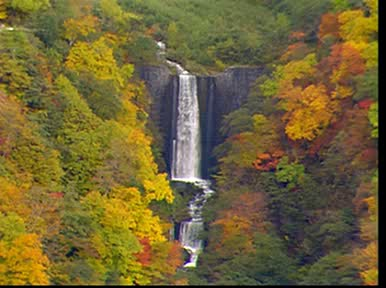
#> input picture major/frames/frame0.jpg, 386 x 288 px, found by its file name; the run also reads 1 picture not shown here
$ python test.py   (Python 2 division)   (older library calls are emulated)
#> lines starting #> are read from the running program, lines starting #| are printed output that depends on the picture; after the words box and inside, x2 and y2 are one past the last pixel; in counts of white or black regions, pixels touching at a corner belong together; long printed decimals are rounded
from skimage.measure import compare_ssim
import cv2
import imutils


def getEntropy(img1,img2):
	im = cv2.absdiff(img1,img2)
	return sum(sum(sum(im)))
imageA = cv2.imread('frame0.jpg')
#> imageA is the input picture: shape (288, 386, 3); mean B, G, R 53.4, 99.7, 113.2
imageB = cv2.imread('frame1.jpg')


def getAvgObjArea(img):
	thresh = cv2.threshold(diff, 0, 255,
	cv2.THRESH_BINARY_INV | cv2.THRESH_OTSU)[1]
	cnts = cv2.findContours(thresh.copy(), cv2.RETR_EXTERNAL,
		cv2.CHAIN_APPROX_SIMPLE)
	cnts = cnts[0] if imutils.is_cv2() else cnts[1]
	numofcnts = 0
	area = 0.0
	for cnt in cnts:
		area+=cv2.contourArea(cnt)
		numofcnts+=1
	return numofcnts,area/numofcnts


# print getEntropy(imageA,imageB)
# convert the images to grayscale
grayA = cv2.cvtColor(imageA, cv2.COLOR_BGR2GRAY)
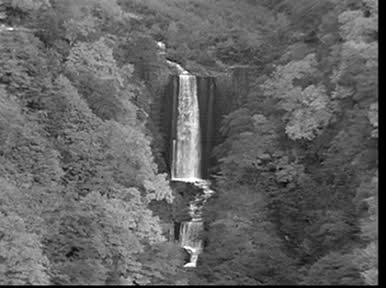
#> grayA: shape (288, 386); min 0, max 255, mean 98.4
grayB = cv2.cvtColor(imageB, cv2.COLOR_BGR2GRAY)

(score, diff) = compare_ssim(grayA, grayB, full=True)
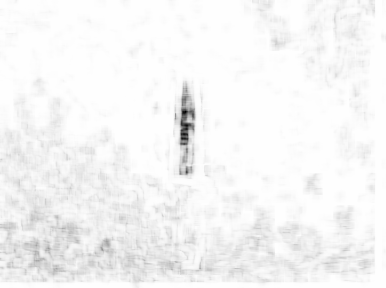
#> diff: shape (288, 386) float64; min -0.0902, max 1, mean 0.961; drawn with min black and max white
#> score = 0.96
# print diff
diff = (diff * 255).astype("uint8")
print getAvgObjArea(diff)
#> in getAvgObjArea, `thresh = cv2.threshold(diff, 0, 255, cv2.THRESH_BINARY_INV | cv2.THRES..`:
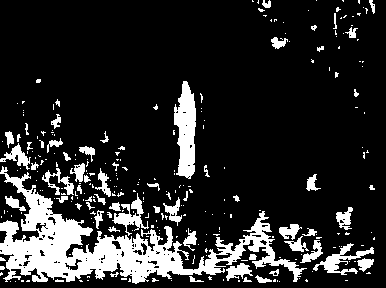
#> thresh: shape (288, 386); 16.3% white; 278 white regions (217 under 20 px)
#> in getAvgObjArea, `cnts = cv2.findContours(thresh.copy(), cv2.RETR_EXTERNAL, cv2.CHAIN_AP..`: cnts = 278 contours, 238 with area under 20; largest, box (x1, y1, x2, y2) and area: (0, 166, 307, 284) 9574, (174, 81, 196, 179) 1394, (313, 243, 374, 275) 446, (112, 193, 149, 236) 384, (0, 143, 31, 170) 234
#> the loop in getAvgObjArea, `for cnt in cnts:` made 278 passes
#> area on passes 15, 17, 18: 22.5, 30, 33
#> after the loop in getAvgObjArea, `for cnt in cnts:`: area = 15409; numofcnts = 278
#| (278, 55.428)
# print sum(sum(sum(diff)))
# print diff
thresh = cv2.threshold(diff, 0, 255,
	cv2.THRESH_BINARY_INV | cv2.THRESH_OTSU)[1]
cnts = cv2.findContours(thresh.copy(), cv2.RETR_EXTERNAL,
	cv2.CHAIN_APPROX_SIMPLE)
cnts = cnts[0] if imutils.is_cv2() else cnts[1]


for c in cnts:
	# compute the bounding box of the contour and then draw the
	# bounding box on both input images to represent where the two
	# images differ
	(x, y, w, h) = cv2.boundingRect(c)
	print cv2.contourArea(c)
	cv2.rectangle(imageA, (x, y), (x + w, y + h), (0, 0, 255), 2)
	cv2.rectangle(imageB, (x, y), (x + w, y + h), (0, 0, 255), 2)
#> this loop made 278 passes
#> (x, y, w, h) on passes 1 to 3: (279, 281, 1, 1), (15, 281, 1, 1), (10, 281, 1, 1)
#| 0.0
#| 0.0
#| 0.0
#| 0.0
#| 0.0
#| 1.0
#| 0.0
#| 0.0
#> (further printed lines are left out)
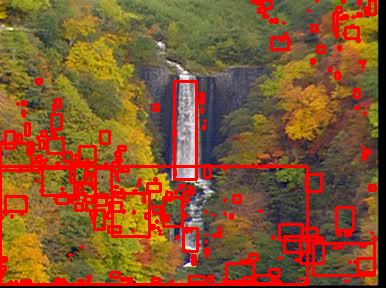
#> imageA: shape (288, 386, 3); 13.7% of pixels changed, all inside (x1, y1, x2, y2) = (0, 0, 377, 286)
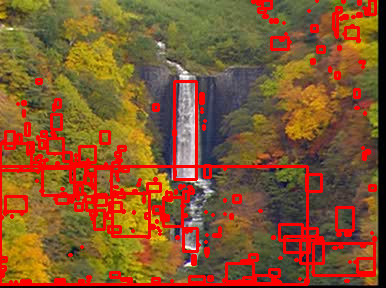
#> imageB: shape (288, 386, 3); mean B, G, R 45.8, 85.5, 132.1

# show the output images
cv2.imshow("Original", imageA)
cv2.imshow("Modified", imageB)
cv2.imshow("Diff", diff)
cv2.imshow("Thresh", thresh)
cv2.waitKey(0)
